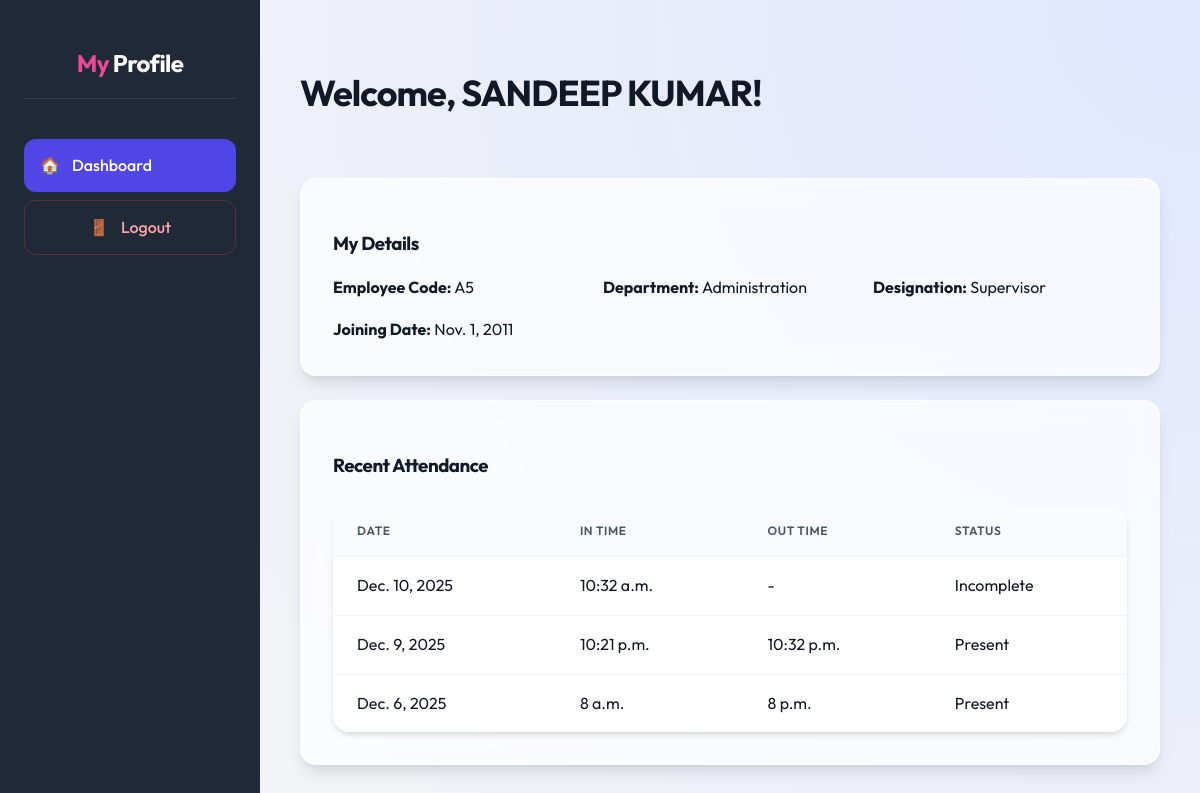
/employee-dashboard/ (signed in), run on the app's committed database.
### core/models.py (models this page shows, shortened)
class Employee(models.Model):
    user = models.OneToOneField(User, on_delete=models.SET_NULL, null=True, blank=True, related_name='employee_profile')
    GENDER_CHOICES = [
        ('M', 'Male'),
        ('F', 'Female'),
        ('O', 'Other'),
    ]
    EMPLOYMENT_TYPE_CHOICES = [
        ('Permanent', 'Permanent'),
        ('Trainee', 'Trainee'),
        ('Contract', 'Contract'),
        ('Daily Wages', 'Daily Wages'),
        ('Internship', 'Internship'),
        ('Part-Time', 'Part-Time'),
        ('Full-Time', 'Full-Time'),
    ]
    employee_code = models.CharField(max_length=20, unique=True, default=0)
    full_name = models.CharField(max_length=255, default='')
    address = models.TextField(default='')
    date_of_birth = models.DateField(null=True, blank=True, default=None)
    contact_number = models.CharField(max_length=15, default='')
    aadhar_number = models.CharField(max_length=12, default='')
    sex = models.CharField(max_length=1, choices=GENDER_CHOICES, null=True, blank=True, default=None)
    nationality = models.CharField(max_length=50, default='')
    state = models.CharField(max_length=50, default='')
    joining_date = models.DateField(default=datetime.date.today)
    department = models.ForeignKey(Department, on_delete=models.SET_NULL, null=True, blank=True)
    designation = models.ForeignKey(Designation, on_delete=models.SET_NULL, null=True, blank=True)
    previous_experience = models.TextField(default='')
    employment_type = models.CharField(max_length=20, choices=EMPLOYMENT_TYPE_CHOICES, default='Permanent')
    basic_salary = models.DecimalField(max_digits=10, decimal_places=2, default=0.00)
    da = models.DecimalField(max_digits=10, decimal_places=2, default=0.00)
    hra = models.DecimalField(max_digits=10, decimal_places=2, default=0.00)
    allowances = models.ManyToManyField(Allowance, through='EmployeeAllowance', blank=True)

class Department(models.Model):
    name = models.CharField(max_length=100, unique=True)
    def __str__(self):
        return self.name

class Designation(models.Model):
    name = models.CharField(max_length=100, unique=True)
    def __str__(self):
        return self.name

class Attendance(models.Model):
    employee = models.ForeignKey(Employee, on_delete=models.CASCADE)
    date = models.DateField()
    check_in_time = models.TimeField()
    check_out_time = models.TimeField(blank=True, null=True)
    notes = models.TextField(blank=True, null=True)

### core/views.py (the view)
# urls.py: path('employee-dashboard/', views.employee_dashboard, name='employee_dashboard'),
@login_required
def employee_dashboard(request):
    try:
        employee = request.user.employee_profile
    except Employee.DoesNotExist:
        if hasattr(request.user, 'hrprofile') and request.user.hrprofile.role < 2:
            messages.info(request, "You are logged in as HR/Admin. You don't have a personal employee record linked.")
            return redirect('dashboard')
        messages.error(request, "No employee record linked to this account.")
        return redirect('login')
    recent_attendance = Attendance.objects.filter(employee=employee).order_by('-date')[:10]
    context = {
        'employee': employee,
        'recent_attendance': recent_attendance,
    }
    return render(request, 'core/employee_dashboard.html', context)

### core/templates/core/employee_dashboard.html (shortened to what this page needs)
{% extends 'core/base.html' %}
{% load static %}
{% block content %}
<div class="dashboard-layout">
    <div class="sidebar">
        <h2><span style="color: var(--secondary-color);">My</span> Profile</h2>
        <ul>
            <li><a href="#" class="active">
                    <span>🏠</span> Dashboard
                </a></li>
            <div class="logout-link">
                <a href="{% url 'logout' %}"><span>🚪</span> Logout</a>
            </div>
    </div>
    <div class="main-content">
        <div class="main-content-header">
            <h1>Welcome, {{ employee.full_name }}!</h1>
        </div>
        <div class="card">
            <h3>My Details</h3>
            <div style="display: grid; grid-template-columns: repeat(auto-fit, minmax(200px, 1fr)); gap: 1rem;">
                <div>
                    <strong>Employee Code:</strong> {{ employee.employee_code }}
                </div>
                <div>
                    <strong>Department:</strong> {{ employee.department }}
                </div>
                <div>
                    <strong>Designation:</strong> {{ employee.designation }}
                </div>
                <div>
                    <strong>Joining Date:</strong> {{ employee.joining_date }}
                </div>
            </div>
        </div>
        <div class="card">
            <h3>Recent Attendance</h3>
            <table class="data-table">
                <thead>
                    <tr>
                        <th>Date</th>
                        <th>In Time</th>
                        <th>Out Time</th>
                        <th>Status</th>
                    </tr>
                </thead>
                <tbody>
                    {% for record in recent_attendance %}
                    <tr>
                        <td>{{ record.date }}</td>
                        <td>{{ record.check_in_time|default:"-" }}</td>
                        <td>{{ record.check_out_time|default:"-" }}</td>
                        <td>
                            {% if record.check_in_time and record.check_out_time %}
                            <span class="badge badge-success">Present</span>
                            {% else %}
                            <span class="badge badge-warning">Incomplete</span>
                            {% endif %}
                        </td>
                    </tr>
                    {% empty %}
                    <tr>
                        <td colspan="4">No attendance records found.</td>
                    </tr>
                    {% endfor %}
                </tbody>
            </table>
        </div>
    </div>
</div>
{% endblock %}

### core/templates/core/base.html (shortened to what this page needs)
{% load static %}
<!DOCTYPE html>
<html lang="en">
<head>
    <link rel="stylesheet" href="{% static 'core/style.css' %}">
</head>
<body>
    {% block content %}{% endblock %}
</body>
</html>

### core/static/core/style.css (style rules this page uses)
:root { --primary-color: #4f46e5; --primary-hover: #4338ca; --secondary-color: #ec4899; --background-color: #f3f4f6; --sidebar-bg: #1f2937; --text-color: #111827; --text-light: #9ca3af; --white: #ffffff; --glass-bg: rgba(255, 255, 255, 0.7); --glass-border: rgba(255, 255, 255, 0.5); --shadow-sm: 0 1px 2px 0 rgba(0, 0, 0, 0.05); --shadow-md: 0 4px 6px -1px rgba(0, 0, 0, 0.1), 0 2px 4px -1px rgba(0, 0, 0, 0.06); --shadow-lg: 0 10px 15px -3px rgba(0, 0, 0, 0.1), 0 4px 6px -2px rgba(0, 0, 0, 0.05); --radius-md: 0.75rem; --radius-lg: 1rem; --font-family: 'Outfit', sans-serif; }
* { box-sizing: border-box; }
body { font-family: var(--font-family); margin: 0; background-color: var(--background-color); color: var(--text-color); line-height: 1.6; overflow-x: hidden; }
h1, h2, h3, h4, h5, h6 { color: var(--text-color); margin-bottom: 1rem; font-weight: 700; letter-spacing: -0.025em; }
h1 { font-size: 2.25rem; }
h2 { font-size: 1.875rem; }
a { color: var(--primary-color); text-decoration: none; transition: all 0.2s ease; }
.card, .form-container { background: var(--glass-bg); backdrop-filter: blur(12px); -webkit-backdrop-filter: blur(12px); border: 1px solid var(--glass-border); border-radius: var(--radius-lg); box-shadow: var(--shadow-lg); padding: 2rem; margin-bottom: 1.5rem; }
.dashboard-layout { display: flex; min-height: 100vh; }
.sidebar { width: 260px; background-color: var(--sidebar-bg); color: var(--white); padding: 1.5rem; display: flex; flex-direction: column; position: fixed; height: 100vh; box-shadow: var(--shadow-xl); z-index: 50; }
.sidebar h2 { color: var(--white); font-size: 1.5rem; text-align: center; margin-bottom: 2.5rem; padding-bottom: 1rem; border-bottom: 1px solid rgba(255, 255, 255, 0.1); }
.sidebar ul { list-style: none; padding: 0; margin: 0; flex-grow: 1; }
.sidebar li { margin-bottom: 0.5rem; }
.sidebar a { color: #e5e7eb; padding: 0.85rem 1rem; border-radius: var(--radius-md); display: flex; align-items: center; gap: 0.75rem; font-weight: 500; }
.sidebar a:hover, .sidebar a.active { background-color: var(--primary-color); color: var(--white); }
.logout-link { margin-top: auto; }
.logout-link a { color: #fca5a5; border: 1px solid rgba(239, 68, 68, 0.3); justify-content: center; }
.main-content { flex: 1; margin-left: 260px; padding: 2.5rem; background: radial-gradient(circle at top right, #e0e7ff, #f3f4f6); min-height: 100vh; }
.main-content-header { display: flex; justify-content: space-between; align-items: center; margin-bottom: 2.5rem; }
.data-table { width: 100%; border-collapse: separate; border-spacing: 0; background: var(--white); border-radius: var(--radius-lg); overflow: hidden; box-shadow: var(--shadow-md); margin-top: 1.5rem; }
.data-table th, .data-table td { padding: 1rem 1.5rem; text-align: left; border-bottom: 1px solid #f3f4f6; }
.data-table th { background-color: #f9fafb; color: #4b5563; font-weight: 600; text-transform: uppercase; font-size: 0.75rem; letter-spacing: 0.05em; }
.data-table tr:last-child td { border-bottom: none; }

### data on the page
Employee: full_name "SANDEEP KUMAR", employee_code "A5", department "Administration", designation "Supervisor", joining_date "Nov. 1, 2011"
Attendance: date "Dec. 10, 2025", check_in_time "10:32 a.m.", check_out_time "-", shows "Incomplete"
Attendance: date "Dec. 9, 2025", check_in_time "10:21 p.m.", check_out_time "10:32 p.m.", shows "Present"
Attendance: date "Dec. 6, 2025", check_in_time "8 a.m.", check_out_time "8 p.m.", shows "Present"
